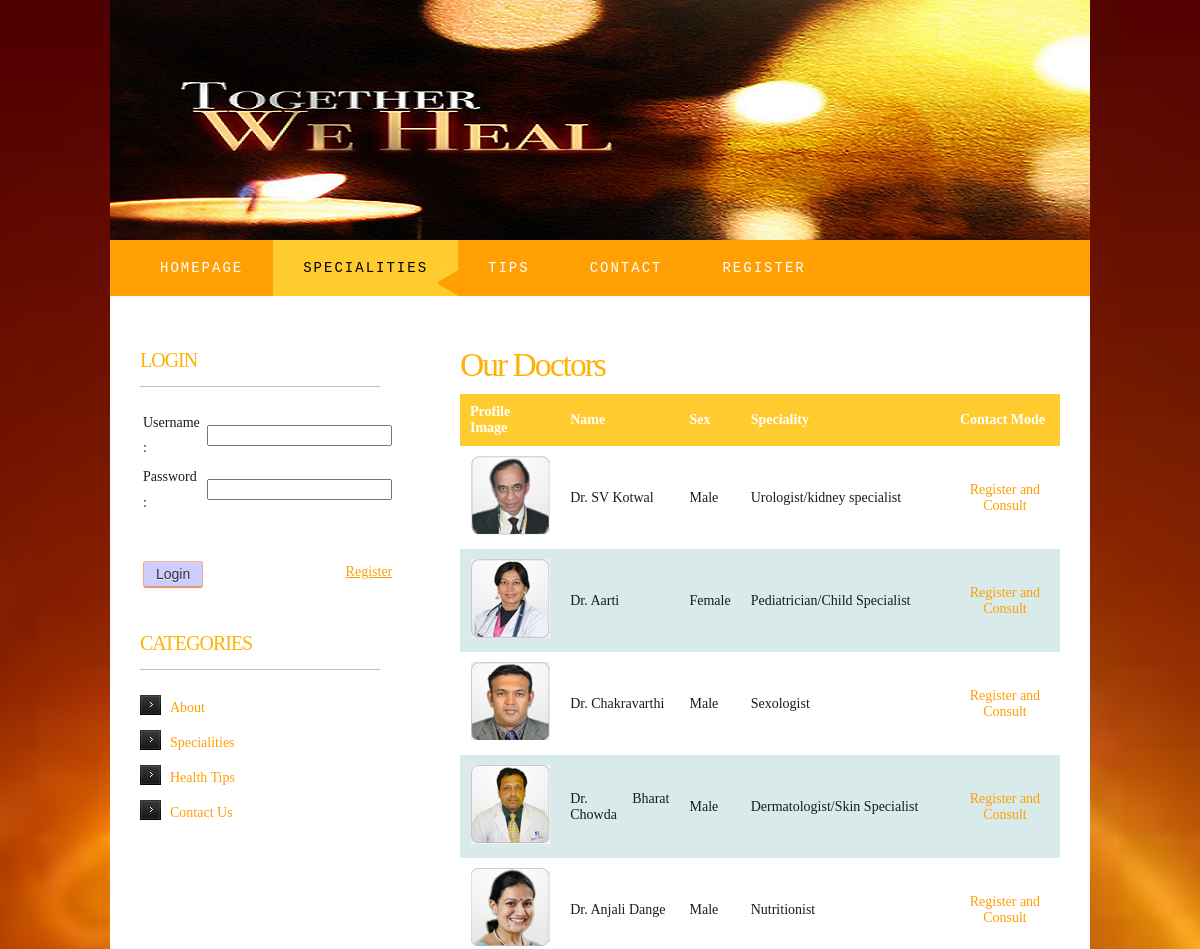
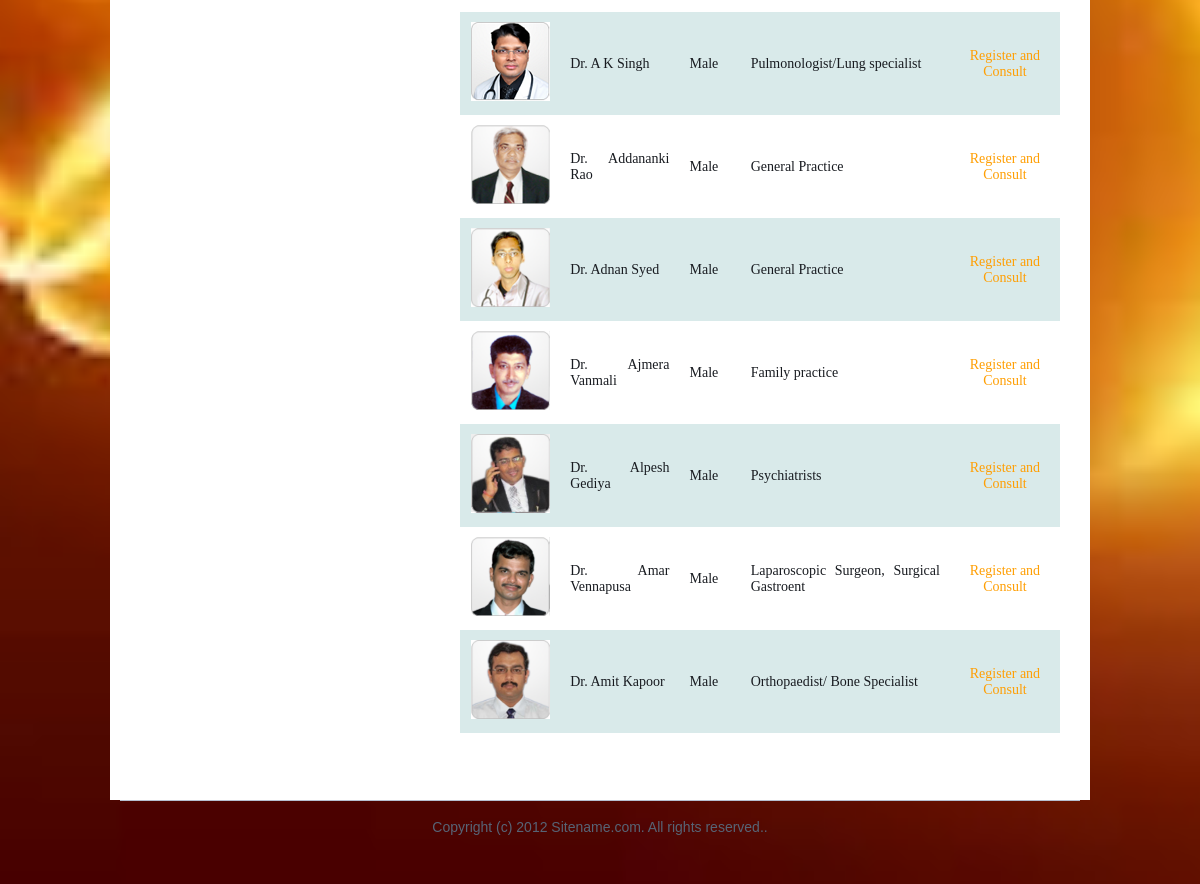
Screenshot of /specialities.php with the database file from the repository (2 pictures, top to bottom).
### tables this page shows
CREATE TABLE IF NOT EXISTS `doctors` (
  `id` bigint(20) NOT NULL,
  `fname` varchar(20) NOT NULL,
  `lname` varchar(30) NOT NULL,
  `age` int(3) NOT NULL,
  `sex` varchar(7) NOT NULL,
  `spec` varchar(40) NOT NULL,
  `quali` varchar(50) NOT NULL,
  `email` varchar(30) NOT NULL,
  `image` varchar(100) NOT NULL,
  `about` varchar(5000) NOT NULL,
  PRIMARY KEY (`id`)
);

### specialities.php (the view, shortened to what this page needs)
<!DOCTYPE html PUBLIC "-//W3C//DTD XHTML 1.0 Strict//EN" "http://www.w3.org/TR/xhtml1/DTD/xhtml1-strict.dtd">
<head>
<link href="style.css" rel="stylesheet" type="text/css" media="screen" />
</head>
<body>
<div id="wrapper">
	<div id="header-wrapper">
		<div id="header">
			<div id="logo">
			</div>
		</div>
	</div>
	<div id="menu">
		<ul>
			<li><a href="index.php">Homepage</a></li>
			<li class="current_page_item"><a href="specialities.php">specialities</a></li>
			<li><a href="tips.php">tips</a></li>
			<li><a href="#">Contact</a></li>
            <?php
    if(isset($_SESSION['username']))
    {
    						  echo '<li><a href="profile.php">Profile</a></li>';
							  echo '<li><a href="logout.php">Logout</a></li>';
							  if($_SESSION['isdoc']==1)
							  	header('location:index.php');
	}
	else
	{
		echo '<li><a href="register.php">Register</a></li>';
	}
	?>
		</ul>
	</div>
	<div id="page">
		<div id="page-bgtop">
			<div id="page-bgbtm">
				<div id="content">
					<div class="post">
						<h2 class="title"><a href="#">Our Doctors</a></h2>
						<div class="entry">
                            <table cols=5 align="center" cellpadding="10" cellspacing="0">
                            <tr cellspacing="2">
                            <th >Profile Image</th>
                            <th >Name</th>
                            <th >Sex</th>
                            <th >Speciality</th>
                            <th >Contact Mode</th>
                            </tr>
                            <?php
							$query=mysql_query("select id,fname,lname,spec,image,sex from doctors");
							$i=0;
                            while($row=mysql_fetch_assoc($query))
							{
								$i=$i+1;
								$image=$row['image'];
								$fname=$row['fname'];
								$lname=$row['lname'];
								$sex=$row['sex'];
								$spec=$row['spec'];
								$id=$row['id'];
								if($i%2==0)
									echo '<tr bgcolor="#D9EAEA">';
								else
									echo '<tr>';
								echo '<td align=center ><img src="'.$image.'" width="79" height="79"\></td>';
								echo '<td>Dr. '.$fname.' '.$lname.'</td>';
								echo '<td>'.$sex.'</td>';
								echo '<td>'.$spec.'</td>';
								if(!isset($_SESSION['username']))
									echo '<td align="center"><a href="register.php">Register and Consult</a></td>';
								else
									echo '<td align=center><form name="form1" action="consult.php" method="POST"><input type="hidden" name=id value='.$id.' /><input class="btn btn-primary" type="submit" value="Consult Now"></form></td>';
								echo '</tr>';
							}
							?>
								</table>
						</div>
					</div>
					<div style="clear: both;">&nbsp;</div>
				</div>
				<div id="sidebar">
					<ul>
						<li>
                        <?php
						if(isset($_SESSION['username']))
    {
    						  echo '<h2 >welcome</h2>';
		echo '<p><label>User  -  '.$_SESSION['username'].'</label></p>';
		echo '<a href="logout.php"><u> Logout </u></a>';
	}
	else
	{
		?>
        <h2>Login</h2>
<form name="form1" action="login.php" onsubmit="return validate()" method="POST">
<table cols=2>
<tr>
<td><label>Username : </label></td>
<td><input name="username" type="text" size="20" maxlength="15" align="right"/></td>
</tr>
<tr>
<td><label>Password : </label></td>
<td><input type="password" name="password" size="20" maxlength="15"align="right"/></td>
</tr>
    <?php
  if(isset($_SESSION['invalid'])&&$_SESSION['invalid']==1)
  {
  	echo '<tr><td colspan=2 align=center><pre>Username and/or password invalid..</pre></td></tr>';
	$_SESSION['invalid']=0;
  }
  else
  {
	echo '<tr><td colspan=2 align=center>&nbsp </td></tr>';
  }
  ?>
<tr height="50"><td><input class="btn btn-primary" type="submit" name="submit" value=Login > </td>
<td align=right><a href="register.php" align="right"><u>Register</u></a></td></tr></table>
</form>
<?php
	}
	?>
<p />
						</li>
					  <li>
						<h2>Categories</h2>
						  <ul>
							  <li><a href="index.php">About</a></li>
							  <li><a href="specialities.php">Specialities</a></li>
							  <li><a href="tips.php">Health Tips</a></li>
							  <li><a href="#">Contact Us</a></li>
						  </ul>
						</li>
					</ul>
				</div>
				<div style="clear: both;">&nbsp;</div>
			</div>
		</div>
	</div>
</div>
<div id="footer">
	<p>Copyright (c) 2012 Sitename.com. All rights reserved.</a>.</p>
</div>
</body>

### style.css (style rules this page uses)
body { margin: 0; padding: 0; background: url(images/123.jpg) no-repeat center center fixed; -webkit-background-size: cover; -moz-background-size: cover; -o-background-size: cover; background-size: cover; font-weight: 500; font-family: 'Maiandra GD'; font-size: 14px; color: #181B20; }
h1, h2, h3 h4 { margin: 0; padding: 0; font-family: 'Maiandra GD'; font-weight: normal; color: #FF9F04; }
h2 { font-size: 2.4em; }
p, ul, ol { margin-top: 0; line-height: 180%; }
a { text-decoration: none; color: #FF9F04; }
#wrapper { margin: 0 auto; padding: 0; }
#header-wrapper { height: 240px; }
#header { width: 980px; height: 240px; background: url(images/img071.png) no-repeat right top; margin: 0 auto; }
#logo { width: 980px; height: 100px; margin: 0px auto; padding: 80px 0px 0px 0px; color: #FFFFFF; }
#menu { width: 940px; height: 56px; margin: 0px auto; padding: 0px 20px 0px 20px; background: #FF9F04; }
#menu ul { margin: 0; padding: 0px 0px 0px 0px; list-style: none; line-height: normal; }
#menu li { float: left; }
#menu a { display: block; float: left; height: 56px; margin: 0px; padding: 0px 30px 0px 30px; line-height: 56px; letter-spacing: 2px; text-decoration: none; text-transform: uppercase; font-family: "Lucida Console", Monaco, monospace; font-size: 14px; font-weight: normal; color: #FFFFFF; border: none; }
#menu .current_page_item a { background: #FFCB2E url(images/img02.gif) no-repeat right bottom; color: #000000; }
#page { width: 980px; margin: 0 auto; padding: 0; background-color: #FFFFFF; }
#page-bgbtm { margin: 0px; padding: 40px 30px 0px 30px; }
#content { float: right; width: 600px; padding: 0px 0px 0px 0px; }
.btn-primary { background: #CCF; border-color: rgba(0, 0, 0, 0.1) rgba(0, 0, 0, 0.1) rgba(0, 0, 0, 0.25); color: #333; text-shadow: 0 1px 0 rgba(255,255,255,0.55); background-repeat: repeat-x; }
.btn { padding: 4px 12px; border: 1px solid #bbb; border-color: #f7ac89 #f7ac89 #e49874; font-size: 14px; //line-height: 20px; -webkit-border-radius: 3px; text-align: center; border-radius: 3px; vertical-align: middle; margin-top: 5px; cursor: pointer; font-family: "Bokor",Helvetica,Arial,sans-serif; border-width: 1px 1px 2px; -webkit-box-shadow: inset 0 1px 0 rgba(255,255,255,0.2), 0 1px 2px rgba(0,0,0,0.05); font-weight: 300; box-shadow: inset 0 1px 0 rgba(255,255,255,0.2), 0 1px 2px rgba(0,0,0,0.05); }
.post { clear: both; padding-bottom: 10px; }
.post .title { padding-top: 10px; letter-spacing: -2px; }
.post .title a { color: #FFB105; border: none; }
.post .entry { text-align: justify; margin-bottom: 25px; padding: 10px 0px 0px 0px; }
#sidebar { float: left; width: 240px; padding: 0px 0px 0px 0px; }
#sidebar ul { margin: 0; padding: 0; list-style: none; }
#sidebar li { margin: 0; padding: 0; }
#sidebar li ul { margin: 0px 0px; padding-bottom: 30px; }
#sidebar li li { padding-left: 30px; line-height: 35px; background: url(images/img01.gif) no-repeat left 5px; }
th { background: #FFCB2E; color: #FFFFFF; }
#sidebar h2 { height: 38px; margin-bottom: 20px; padding: 12px 0 0 0px; border-bottom: 1px solid #B6BFD0; text-transform: uppercase; letter-spacing: -1px; font-size: 20px; color: #FFB105; }
#sidebar p { margin: 0 0px; padding: 0px 20px 20px 20px; text-align: justify; }
#sidebar a { border: none; }
#footer { width: 960px; height: 55px; margin: 0px auto 40px auto; border-top: 1px solid #B6BFD0; font-family: Arial, Helvetica, sans-serif; }
#footer p { margin: 0; padding-top: 18px; line-height: normal; text-align: center; color: #576475; }

### rows the page displays
doctors: image (picture), fname "SV", lname "Kotwal", sex "Male", spec "Urologist/kidney specialist"
doctors: image (picture), lname "Aarti", sex "Female", spec "Pediatrician/Child Specialist"
doctors: image (picture), lname "Chakravarthi", sex "Male", spec "Sexologist"
doctors: image (picture), fname "Bharat", lname "Chowda", sex "Male", spec "Dermatologist/Skin Specialist"
doctors: image (picture), fname "Anjali", lname "Dange", sex "Male", spec "Nutritionist"
doctors: image (picture), fname "A K", lname "Singh", sex "Male", spec "Pulmonologist/Lung specialist"
doctors: image (picture), fname "Addananki", lname "Rao", sex "Male", spec "General Practice"
doctors: image (picture), fname "Adnan", lname "Syed", sex "Male", spec "General Practice"
doctors: image (picture), fname "Ajmera", lname "Vanmali", sex "Male", spec "Family practice"
doctors: image (picture), fname "Alpesh", lname "Gediya", sex "Male", spec "Psychiatrists"
doctors: image (picture), fname "Amar", lname "Vennapusa", sex "Male", spec "Laparoscopic Surgeon, Surgical Gastroent"
doctors: image (picture), fname "Amit", lname "Kapoor", sex "Male", spec "Orthopaedist/ Bone Specialist"
